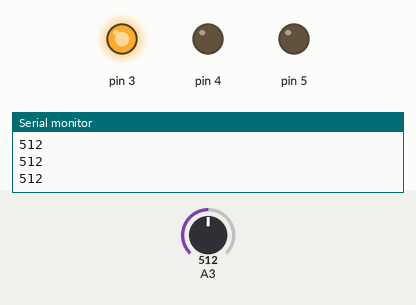
Simulated run of this sketch. Board: Arduino Uno, built with avr-gcc and run on an emulated ATmega328P. Parts: output pins drawn as LEDs (lit = HIGH), the last lines printed to the serial monitor. The test bench sets the inputs (shaded band); at power-on: A3 = 512.

Above: at 1.2 s.
1.3 s: A3 set to 588
2.8 s: A3 set to 611
At 3.3 s:
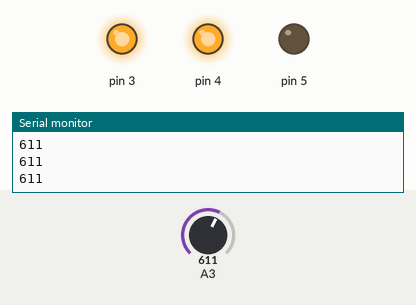
4.3 s: A3 set to 792
5.8 s: A3 set to 815
At 6.8 s:
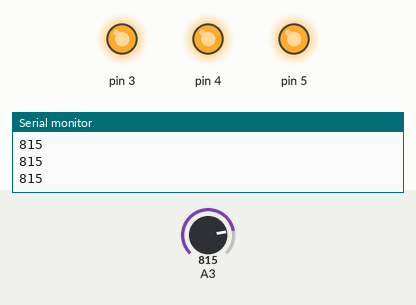
7.3 s: A3 set to 390
At 7.8 s:
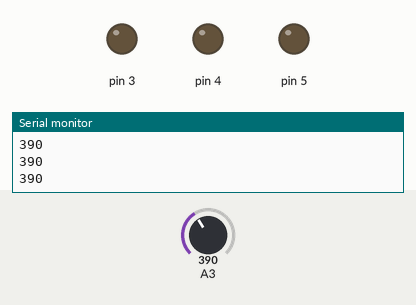
8.8 s: A3 set to 411
At 9.1 s:
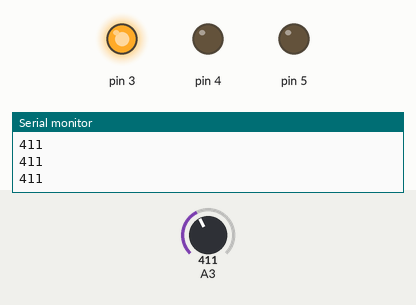
Timing chart, 0 to 11.3 s (numbered marks = the images above; inputs shaded):
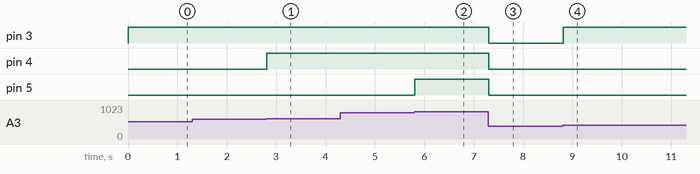

Measured:
- the behaviour switches between 600 and 601 on A3 (found by bisection; images 0 and 1)
- the behaviour switches between 800 and 801 on A3 (found by bisection; images 1 and 2)
- the behaviour switches between 400 and 401 on A3 (found by bisection; images 3 and 4)
- after the input at 2.8 s, pin 4: LOW → HIGH at once
- after the input at 5.8 s, pin 5: LOW → HIGH at once
- after the input at 7.3 s, pin 3–5: HIGH → LOW at once
- after the input at 8.8 s, pin 3: LOW → HIGH at once

The sketch:

GreaterThan_LessThan.ino
```cpp
void setup() {
  // put your setup code here, to run once:
  int x = analogRead (3);
  Serial.begin (9600);
  pinMode (3, OUTPUT);
  pinMode (4, OUTPUT);
  pinMode (5, OUTPUT);
}

void loop() {

  int x = analogRead (3);
  Serial.println (x);
  if (x > 400)
  {
    digitalWrite (3, HIGH);
  }
  else
  {
    digitalWrite (3, LOW);
  }
  if (x > 600)
  {
    digitalWrite (4, HIGH);
  }

  else {
    digitalWrite (4, LOW);
  }
  if (x > 800)
  {
    digitalWrite (5, HIGH);
  }
  else
  {
    digitalWrite (5, LOW);
  }
}
```
